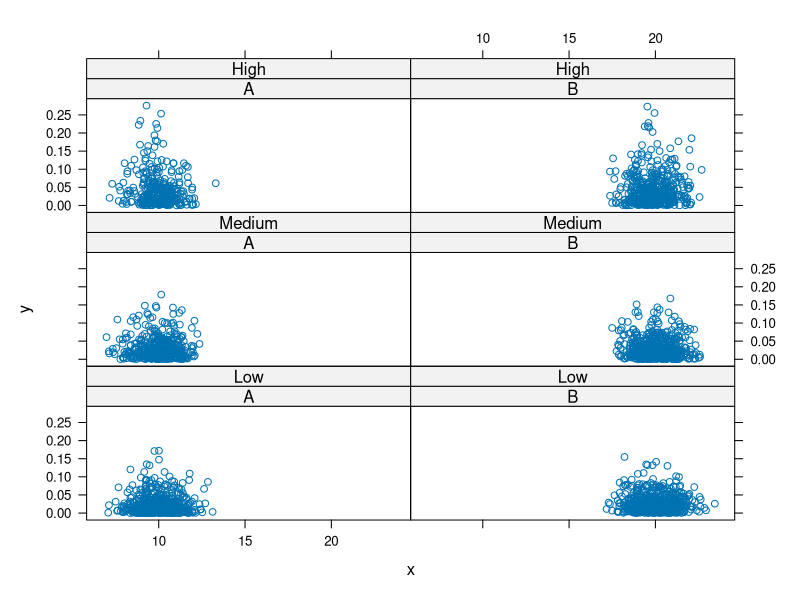

The R source for this figure:
# The idea here is to show how we can do a simulation with different
# combinations of settings and then organize the data into "long form"
# so that we can identify the outputs from each by the settings.

# We use two different settings - cond1 and cond2
# These have 2 and 3 possible values respectively.
# We run the simulation on all possible combinations of these two settings, i.e.
# 6 combinations.
# We replicate the simulation for each NumReplicates times.

# The simulation is simple here and just creates a data frame.
#
#

sim =
function(a, b, n = rpois(1, a + b))
  data.frame(x = rnorm(n, a), y = rexp(n, b))



cond1 = c("A", "B")
cond2 = c("High", "Medium", "Low")

mu = c(A = 10, B = 20)
rate = c(High = 40, Medium = 30, Low = 24)

NumReplicates = 10
 # Generate the 6 possible combinations of settings
 # This is a data.frame of factors. We could use stringsAsFactors = FALSE
g = expand.grid(cond1, cond2)

# Run the simulations for the 6 different levels.
# We could use apply() since these are character vectors
ans = lapply(seq_len(nrow(g)),
              function(i) {
                 settings = g[i,]
                 replicate(NumReplicates, sim(mu[settings[1,1]], rate[settings[1,2]]), simplify = FALSE)
       })


# Now we convert the list of lists() of data frames to a single data frame
tmp = unlist(ans, recursive = FALSE)
length(tmp)
table(sapply(tmp, class))

ans1 = do.call(rbind, tmp)

# Next we'll compute the appropriate values for cond1 and cond2 for each row
n = sapply(ans, function(x) sum(sapply(x, nrow)))
ans1$cond1 = rep(g[,1], n)
ans1$cond2 = ordered(rep(g[,2], n), labels = rev(cond2))

# We also add the simulation/replicate number for each row within each of the 6 combinations of
# settings of cond1 and cond2
ans1$simNumber = unlist(sapply(ans, function(x) rep(seq(along = x), sapply(x, nrow))))
# Just check the results are sensible and correct
q1 = table(ans1$simNumber)
#  1   2   3   4   5   6   7   8   9  10 
#279 263 273 273 259 291 284 297 294 276 
q2 = sapply(ans, function(x) sapply(x, nrow))
#     [,1] [,2] [,3] [,4] [,5] [,6]
# [1,]   46   55   43   57   28   50
# [2,]   41   62   41   49   27   43
# [3,]   50   55   35   53   29   51
# [4,]   50   62   32   41   41   47
# [5,]   53   58   29   54   22   43
# [6,]   60   68   33   49   27   54
# [7,]   46   58   47   49   37   47
# [8,]   53   77   33   50   41   43
# [9,]   49   63   43   52   36   51
#[10,]   49   57   46   40   32   52
q3 = rowSums(sapply(ans, function(x) sapply(x, nrow)))
stopifnot(all(q1 == q3))

# Now we can plot these.
library(lattice)
xyplot(y ~ x | cond1 + cond2, ans1)
